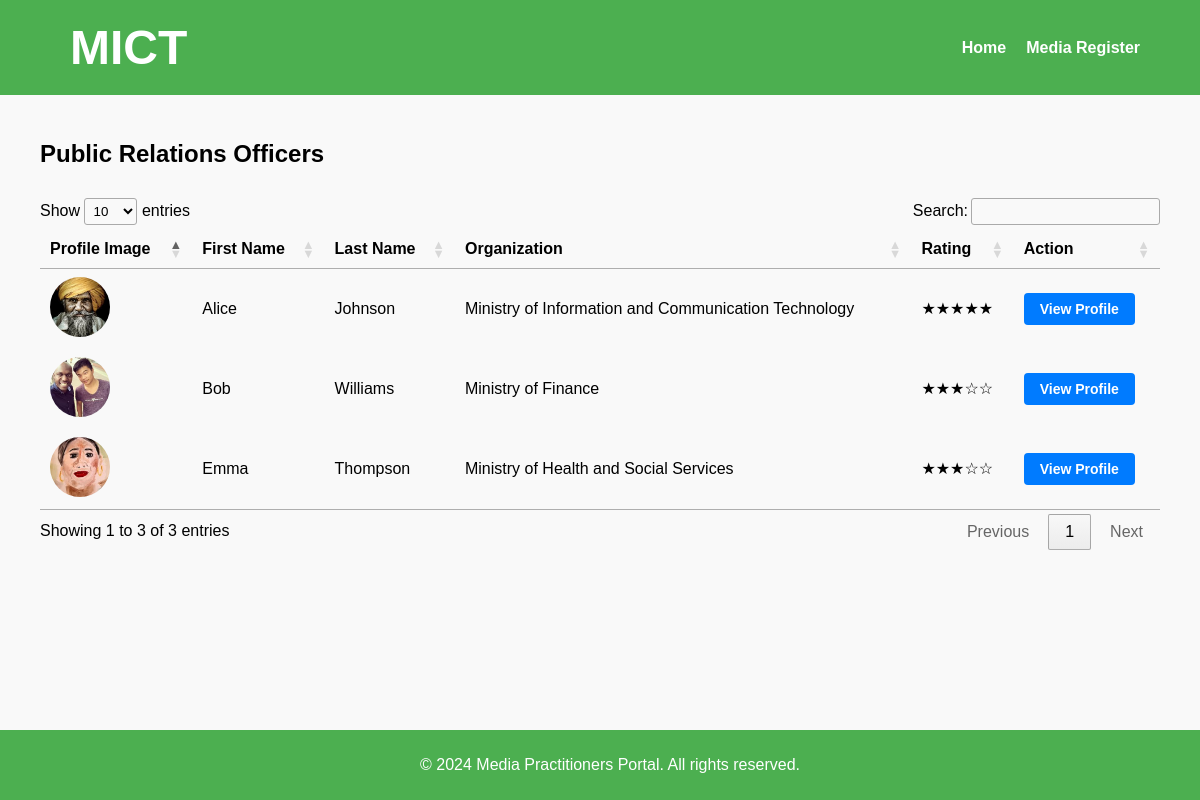
The page / on the database its author committed.
### tables this page shows
CREATE TABLE `public_relations_officers` (
  `id` int(11) NOT NULL,
  `first_name` varchar(255) NOT NULL,
  `last_name` varchar(255) NOT NULL,
  `email` varchar(255) NOT NULL,
  `phone_number` varchar(50) DEFAULT NULL,
  `agency_id` int(11) DEFAULT NULL,
  `credentials` text DEFAULT NULL,
  `professional_history` text DEFAULT NULL,
  `created_at` timestamp NOT NULL DEFAULT current_timestamp(),
  `updated_at` timestamp NOT NULL DEFAULT current_timestamp() ON UPDATE current_timestamp(),
  `profile_image` varchar(255) DEFAULT NULL
);

CREATE TABLE `agencies` (
  `id` int(11) NOT NULL,
  `name` varchar(255) NOT NULL,
  `contact_info` text DEFAULT NULL,
  `created_at` timestamp NOT NULL DEFAULT current_timestamp()
);

### Public/index.php (the view, shortened to what this page needs)
<?php
include 'components/db_connect.php';
include 'components/header.php';
$sql = "SELECT pro.id, pro.first_name, pro.last_name, a.name AS organization_name, AVG(f.rating) AS avg_rating, pro.profile_image
        FROM public_relations_officers pro
        LEFT JOIN agencies a ON pro.agency_id = a.id
        LEFT JOIN feedback f ON pro.id = f.pro_id
        GROUP BY pro.id";
$result = $conn->query($sql);
?>
<main>
    <div class="container">
        <h2>Public Relations Officers</h2>
        <table id="proTable">
            <thead>
                <tr>
                    <th>Profile Image</th>
                    <th>First Name</th>
                    <th>Last Name</th>
                    <th>Organization</th>
                    <th>Rating</th>
                    <th>Action</th>
                </tr>
            </thead>
            <tbody>
                <?php
                if ($result->num_rows > 0) {
                    while($row = $result->fetch_assoc()) {
                        $rating = round($row['avg_rating']);
                        echo "<tr>
                                <td><img src='pro-img/{$row['profile_image']}' alt='Profile Image' class='profile-img'></td>
                                <td>{$row['first_name']}</td>
                                <td>{$row['last_name']}</td>
                                <td>{$row['organization_name']}</td>
                                <td>" . str_repeat("&#9733;", $rating) . str_repeat("&#9734;", 5 - $rating) . "</td>
                                <td><a href='pro_profile.php?id={$row['id']}' class='view-profile-btn'>View Profile</a></td>
                              </tr>";
                    }
                } else {
                    echo "<tr><td colspan='6'>No Public Relations Officers found.</td></tr>";
                }
                ?>
            </tbody>
        </table>
    </div>
</main>
<?php include 'components/footer.php'; ?>
<link rel="stylesheet" href="https://cdn.datatables.net/1.13.1/css/jquery.dataTables.min.css">

### Public/components/header.php (shortened to what this page needs)
<!DOCTYPE html>
<html lang="en">
<head>
    <link rel="stylesheet" href="styles/styles.css">
</head>
<body>
    <header>
        <h1>MICT</h1>
        <nav>
            <ul>
                <li><a href="index.php">Home</a></li>
                <li><a href="media_register.php">Media Register</a></li>
            </ul>
        </nav>
    </header>

### Public/components/footer.php
<footer>
        <p>&copy; <?php echo date("Y"); ?> Media Practitioners Portal. All rights reserved.</p>
    </footer>
</body>
</html>

### Public/styles/styles.css (style rules this page uses)
body { font-family: Arial, sans-serif; margin: 0; padding: 0; background-color: #f9f9f9; }
header { background-color: #4CAF50; color: white; padding: 20px 40px; position: fixed; width: 100%; display: flex; justify-content: space-between; align-items: center; top: 0; left: 0; z-index: 1000; }
header h1 { margin: 0; font-size: 3em; margin-left: 30px; }
nav ul { list-style: none; padding: 0; margin: 0; display: flex; gap: 20px; margin-right: 100px; }
nav ul li { margin: 0; }
nav ul li a { color: white; text-decoration: none; font-weight: bold; }
main { padding: 20px; max-width: 1200px; margin: 0 auto; }
.container { margin-top: 80px; padding: 20px; }
.view-profile-btn { display: inline-block; padding: 8px 16px; margin: 0; font-size: 14px; font-weight: bold; color: #fff; background-color: #007bff; border: none; border-radius: 4px; text-decoration: none; text-align: center; transition: background-color 0.3s; }
.profile-img { width: 60px; height: 60px; border-radius: 50%; object-fit: cover; }
footer { background-color: #4CAF50; color: white; text-align: center; padding: 10px; position: fixed; bottom: 0; width: 100%; }

### rows shown on the page
public_relations_officers: profile_image (picture), first_name "Alice", last_name "Johnson", agency.name "Ministry of Information and Communication Technology", rating "★★★★★"
public_relations_officers: profile_image (picture), first_name "Bob", last_name "Williams", agency.name "Ministry of Finance", rating "★★★", rating "☆☆"
public_relations_officers: profile_image (picture), first_name "Emma", last_name "Thompson", agency.name "Ministry of Health and Social Services", rating "★★★", rating "☆☆"
